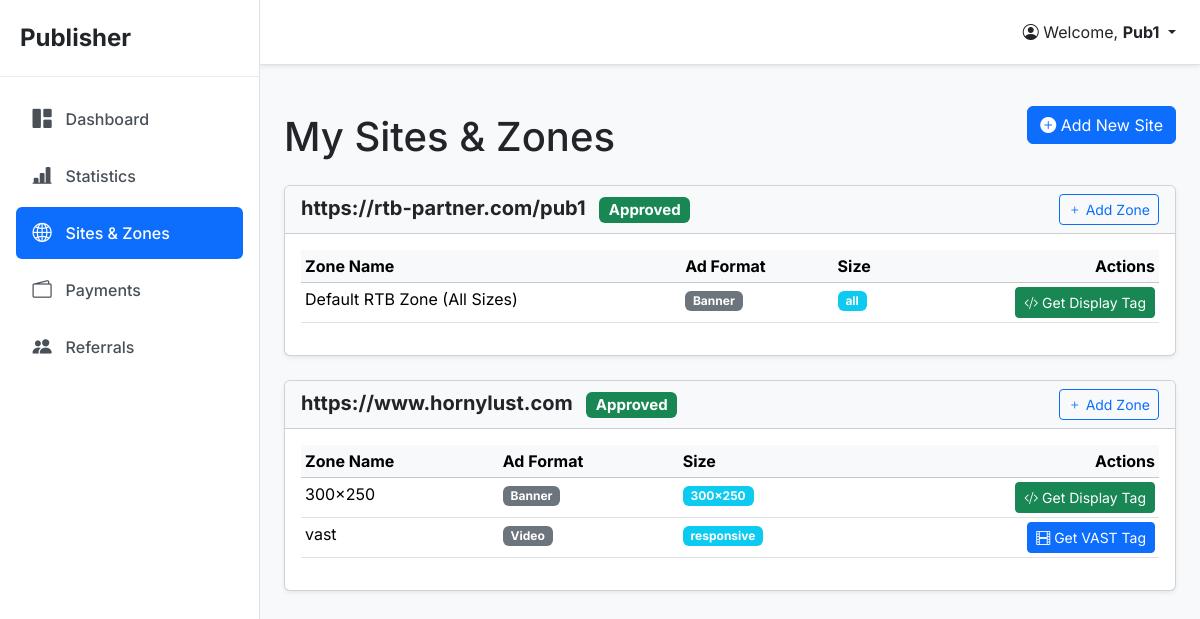
The page /publisher/sites.php (signed in) on the database its author committed.
### tables this page shows
CREATE TABLE `sites` (
  `id` int(11) NOT NULL,
  `user_id` int(11) NOT NULL,
  `category_id` int(11) NOT NULL,
  `url` varchar(255) NOT NULL,
  `status` enum('pending','approved','rejected') DEFAULT 'pending',
  `created_at` timestamp NULL DEFAULT current_timestamp()
);

CREATE TABLE `zones` (
  `id` int(11) NOT NULL,
  `site_id` int(11) NOT NULL,
  `ad_format_id` int(11) NOT NULL,
  `name` varchar(150) NOT NULL,
  `size` varchar(50) NOT NULL,
  `external_tag_id` varchar(255) DEFAULT NULL,
  `created_at` timestamp NULL DEFAULT current_timestamp()
);

CREATE TABLE `ad_formats` (
  `id` int(11) NOT NULL,
  `name` varchar(100) NOT NULL,
  `status` tinyint(1) NOT NULL DEFAULT 1
);

### publisher/sites.php (the view, shortened to what this page needs)
<?php
require_once __DIR__ . '/init.php';
$publisher_id = $_SESSION['publisher_id'];
$sites_result = $conn->query("SELECT id, url, status FROM sites WHERE user_id = {$publisher_id} ORDER BY created_at DESC");
?>
<?php require_once __DIR__ . '/templates/header.php'; ?>
<div class="d-flex justify-content-between align-items-center mb-4">
    <h1 class="mt-4 mb-0">My Sites & Zones</h1>
    <button class="btn btn-primary" data-bs-toggle="modal" data-bs-target="#addSiteModal">
        <i class="bi bi-plus-circle-fill"></i> Add New Site
    </button>
</div>
<?php if ($sites_result && $sites_result->num_rows > 0): mysqli_data_seek($sites_result, 0); while($site = $sites_result->fetch_assoc()): ?>
    <div class="card shadow-sm mb-4">
        <div class="card-header bg-light d-flex justify-content-between align-items-center">
            <h5 class="mb-0">
                <a href="<?php echo htmlspecialchars($site['url']); ?>" target="_blank" class="text-decoration-none text-dark fw-bold"><?php echo htmlspecialchars($site['url']); ?></a>
                <?php $status_class = ['approved'=>'success','rejected'=>'danger','pending'=>'warning text-dark'][$site['status']] ?? 'secondary'; ?>
                <span class="ms-2 badge bg-<?php echo $status_class; ?>"><?php echo ucfirst($site['status']); ?></span>
            </h5>
            <?php if ($site['status'] == 'approved'): ?>
                <button class="btn btn-sm btn-outline-primary add-zone-btn" data-bs-toggle="modal" data-bs-target="#addZoneModal" data-site-id="<?php echo $site['id']; ?>">
                    <i class="bi bi-plus"></i> Add Zone
                </button>
            <?php endif; ?>
        </div>
        <div class="card-body">
            <?php if ($site['status'] == 'approved'): ?>
                <?php
                    $zones_sql = "SELECT z.id, z.name, z.size, af.name as ad_format_name FROM zones z LEFT JOIN ad_formats af ON z.ad_format_id = af.id WHERE z.site_id = ?";
                    $stmt_zones = $conn->prepare($zones_sql);
                    $stmt_zones->bind_param("i", $site['id']);
                    $stmt_zones->execute();
                    $zones_result = $stmt_zones->get_result();
                ?>
                <div class="table-responsive">
                    <table class="table table-hover table-sm">
                        <thead class="table-light"><tr><th>Zone Name</th><th>Ad Format</th><th>Size</th><th class="text-end">Actions</th></tr></thead>
                        <tbody>
                            <?php if ($zones_result->num_rows > 0): while($zone = $zones_result->fetch_assoc()): ?>
                            <tr>
                                <td><?php echo htmlspecialchars($zone['name']); ?></td>
                                <td><span class="badge bg-secondary"><?php echo htmlspecialchars($zone['ad_format_name'] ?? 'N/A'); ?></span></td>
                                <td><span class="badge bg-info"><?php echo $zone['size']; ?></span></td>
                                <td class="text-end">
                                    <?php
                                        $format_name = strtolower($zone['ad_format_name'] ?? '');
                                        if ($format_name === 'video'):
                                    ?>
                                        <button class="btn btn-sm btn-primary get-vast-tag-btn" data-bs-toggle="modal" data-bs-target="#getVastTagModal" data-zone-id="<?php echo $zone['id']; ?>"><i class="bi bi-film"></i> Get VAST Tag</button>
                                    <?php else:  ?>
                                        <button class="btn btn-sm btn-success get-tag-btn" data-bs-toggle="modal" data-bs-target="#getTagModal" data-zone-id="<?php echo $zone['id']; ?>"><i class="bi bi-code-slash"></i> Get Display Tag</button>
                                    <?php endif; ?>
                                </td>
                            </tr>
                            <?php endwhile; else: ?>
                            <tr><td colspan="4" class="text-center text-muted p-3">No zones configured for this site. Click 'Add Zone' to create one.</td></tr>
                            <?php endif; ?>
                        </tbody>
                    </table>
                </div>
            <?php elseif ($site['status'] == 'pending'): ?>
                <p class="text-muted mb-0">This site is awaiting approval. You can add zones after it has been approved by an administrator.</p>
            <?php else:  ?>
                 <p class="text-danger mb-0">This site was rejected. Please contact support for more information.</p>
            <?php endif; ?>
        </div>
    </div>
<?php endwhile; else: ?>
    <div class="alert alert-info">You have not submitted any sites yet. Click "Add New Site" to get started.</div>
<?php endif; ?>
<?php
require_once __DIR__ . '/templates/footer.php';
?>

### publisher/assets/css/style.css (style rules this page uses)
body { font-family: 'Inter', sans-serif; background-color: #f8f9fa; color: #212529; }

### rows shown on the page
sites: url "https://rtb-partner.com/pub1", status "Approved"
zones: name "Default RTB Zone (All Sizes)", ad_format.name "Banner", size "all"
sites: url "https://www.hornylust.com", status "Approved"
zones: name "300x250", ad_format.name "Banner", size "300x250"
zones: name "vast", ad_format.name "Video", size "responsive"

### other values the page prints
$_SESSION['publisher_username'] "Pub1"
